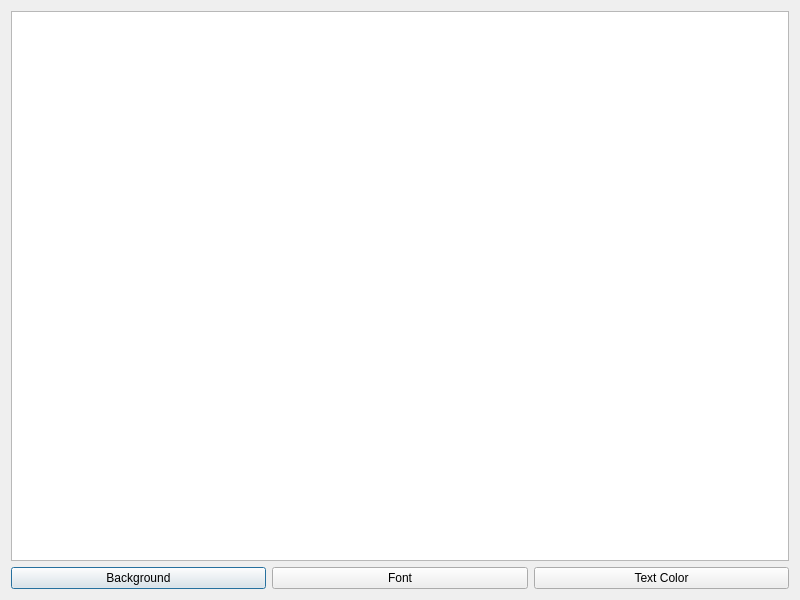
<?xml version="1.0" encoding="UTF-8"?>
<ui version="4.0">
 <class>Dialog</class>
 <widget class="QDialog" name="Dialog">
  <property name="geometry">
   <rect>
    <x>0</x>
    <y>0</y>
    <width>800</width>
    <height>600</height>
   </rect>
  </property>
  <property name="windowTitle">
   <string>Dialog</string>
  </property>
  <layout class="QVBoxLayout" name="verticalLayout">
   <item>
    <widget class="QListWidget" name="listWidget"/>
   </item>
   <item>
    <layout class="QHBoxLayout" name="horizontalLayout">
     <item>
      <widget class="QPushButton" name="pushButton_3">
       <property name="text">
        <string>Background</string>
       </property>
      </widget>
     </item>
     <item>
      <widget class="QPushButton" name="pushButton_2">
       <property name="text">
        <string>Font</string>
       </property>
      </widget>
     </item>
     <item>
      <widget class="QPushButton" name="pushButton">
       <property name="text">
        <string>Text Color</string>
       </property>
      </widget>
     </item>
    </layout>
   </item>
  </layout>
 </widget>
 <resources/>
 <connections/>
</ui>
